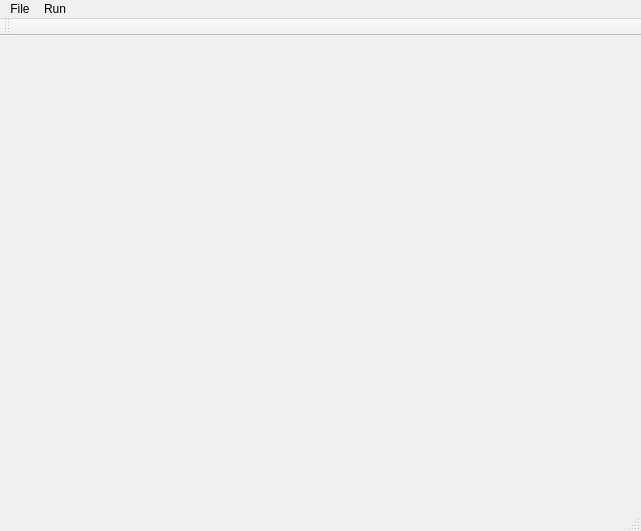
<?xml version="1.0" encoding="UTF-8"?>
<ui version="4.0">
 <class>MultilinearFaceReconClass</class>
 <widget class="QMainWindow" name="MultilinearFaceReconClass">
  <property name="geometry">
   <rect>
    <x>0</x>
    <y>0</y>
    <width>641</width>
    <height>531</height>
   </rect>
  </property>
  <property name="sizePolicy">
   <sizepolicy hsizetype="MinimumExpanding" vsizetype="MinimumExpanding">
    <horstretch>0</horstretch>
    <verstretch>0</verstretch>
   </sizepolicy>
  </property>
  <property name="windowTitle">
   <string>MultilinearFaceRecon</string>
  </property>
  <widget class="QWidget" name="centralWidget">
   <property name="sizePolicy">
    <sizepolicy hsizetype="MinimumExpanding" vsizetype="MinimumExpanding">
     <horstretch>0</horstretch>
     <verstretch>0</verstretch>
    </sizepolicy>
   </property>
  </widget>
  <widget class="QMenuBar" name="menuBar">
   <property name="geometry">
    <rect>
     <x>0</x>
     <y>0</y>
     <width>641</width>
     <height>21</height>
    </rect>
   </property>
   <widget class="QMenu" name="menuFile">
    <property name="title">
     <string>File</string>
    </property>
    <addaction name="actionLoad_Target"/>
   </widget>
   <widget class="QMenu" name="menuRun">
    <property name="title">
     <string>Run</string>
    </property>
    <addaction name="actionFit"/>
    <addaction name="actionGenerate_Prior"/>
    <addaction name="actionStart_Kinect_2D"/>
    <addaction name="actionStart_Kinect"/>
    <addaction name="actionReset_Tracking"/>
    <addaction name="actionBatch_Recon"/>
    <addaction name="actionBatch_Recon_ICP"/>
   </widget>
   <addaction name="menuFile"/>
   <addaction name="menuRun"/>
  </widget>
  <widget class="QToolBar" name="mainToolBar">
   <attribute name="toolBarArea">
    <enum>TopToolBarArea</enum>
   </attribute>
   <attribute name="toolBarBreak">
    <bool>false</bool>
   </attribute>
  </widget>
  <widget class="QStatusBar" name="statusBar"/>
  <action name="actionLoad_Target">
   <property name="text">
    <string>Load Target</string>
   </property>
  </action>
  <action name="actionFit">
   <property name="text">
    <string>Fit</string>
   </property>
  </action>
  <action name="actionGenerate_Prior">
   <property name="text">
    <string>Generate Prior</string>
   </property>
  </action>
  <action name="actionStart_Kinect">
   <property name="text">
    <string>Start Kinect</string>
   </property>
  </action>
  <action name="actionReset_Tracking">
   <property name="text">
    <string>Reset Tracking</string>
   </property>
  </action>
  <action name="actionBatch_Recon">
   <property name="text">
    <string>Batch Recon</string>
   </property>
  </action>
  <action name="actionStart_Kinect_2D">
   <property name="text">
    <string>Start Kinect(2D)</string>
   </property>
  </action>
  <action name="actionBatch_Recon_ICP">
   <property name="text">
    <string>Batch Recon ICP</string>
   </property>
  </action>
 </widget>
 <layoutdefault spacing="6" margin="11"/>
 <resources>
  <include location="multilinearfacerecon.qrc"/>
 </resources>
 <connections/>
</ui>
